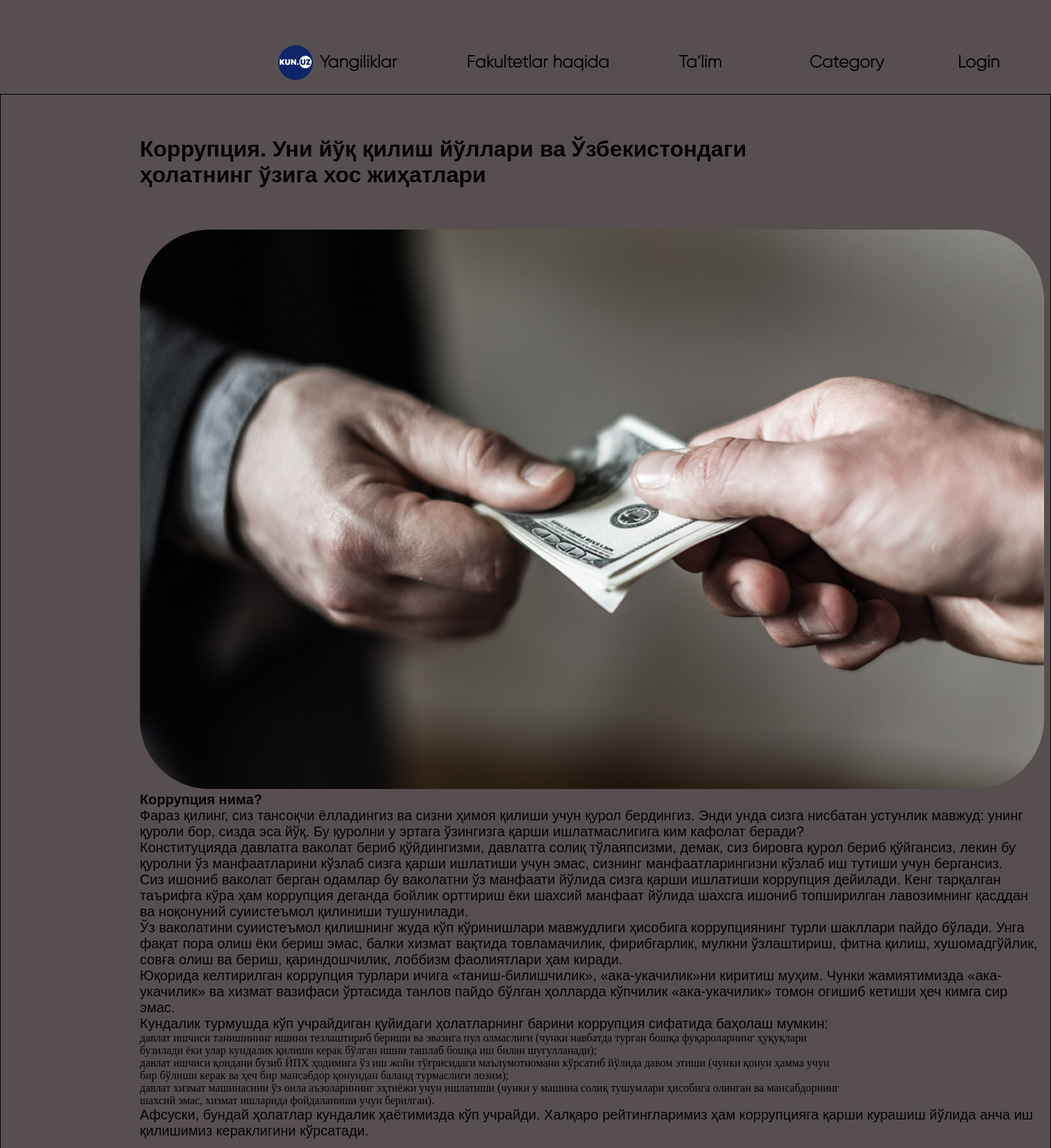
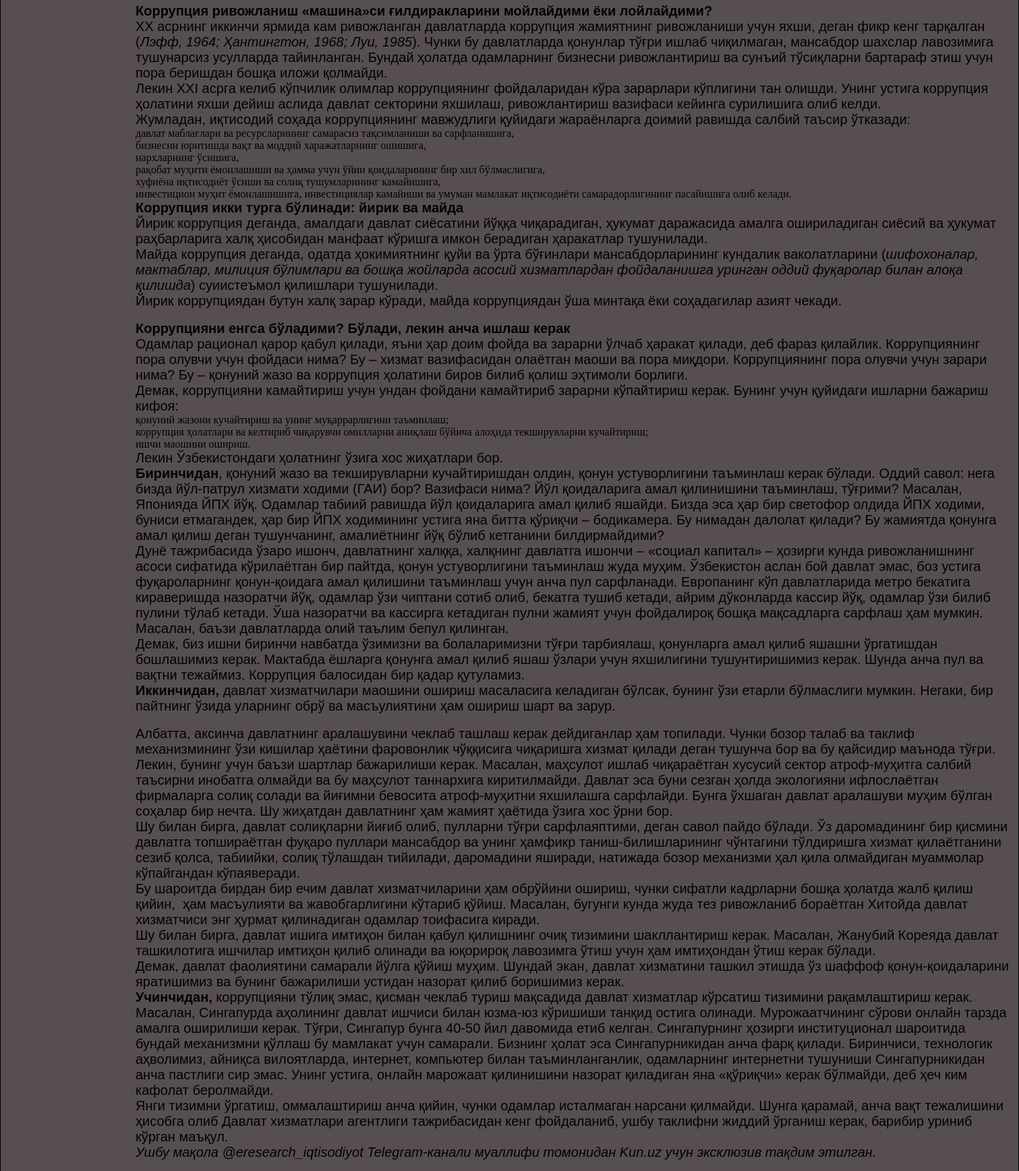
Screenshot of /article/2/ (upper part) with the database file from the repository (2 pictures, top to bottom).
### nw/models.py (models this page shows, shortened)
class PostModel(models.Model):
    title = models.CharField(max_length=255, blank=True, null=True, verbose_name="Title")
    image1 = models.ImageField(upload_to="news/", blank=True, null=True, verbose_name="Image 1")
    content1 = RichTextField(blank=True, null=True, verbose_name="Content")
    image2 = models.ImageField(upload_to="news/", blank=True, null=True, verbose_name="Image 2")
    content2 = RichTextField(blank=True, null=True, verbose_name="Content")
    image3 = models.ImageField(upload_to="news/", blank=True, null=True, verbose_name="Image 3")
    content3 = RichTextField(blank=True, null=True, verbose_name="Content")
    image4 = models.ImageField(upload_to="news/", blank=True, null=True, verbose_name="Image 4")
    content4 = RichTextField(blank=True, null=True, verbose_name="Content")
    category = models.ForeignKey(CategoryModel, on_delete=models.CASCADE, blank=True, null=True,
                                 verbose_name="Category")
    created_at = models.DateTimeField(auto_now_add=True, verbose_name="Created at")
    updated_at = models.DateTimeField(auto_now=True, verbose_name="Updated at")
    class Meta:
        verbose_name = "Post"
        verbose_name_plural = "Posts"

### nw/views.py (the view)
# urls.py: path('article/<int:pk>/', article_detail, name='article'),
def article_detail(request, pk):
    post = PostModel.objects.get(id=pk)
    categories = CategoryModel.objects.all()
    star = StarModel.objects.filter(post=pk)
    count = 0
    ball = 0
    for i in star:
        count += 1
        ball += i.num_star
    rating = 0
    if count == 0:
         rating = 0
    else:
        rating = round(ball / count)
    comment = CommentModel.objects.filter(post=pk)
    context = {
        'post': post,
        'categories': categories,
        'count': count,
        'ball': ball,
        'comment': comment,
        'rating': rating,
    }
    return render(request, 'nv/article.html', context)

### templates/nv/article.html (shortened to what this page needs)
{% load static %}
{% load crispy_forms_tags %}
<!DOCTYPE html>
<html lang="en">
<head>
    <link rel="stylesheet" href="{% static 'css/article.css' %}">
    <link rel="stylesheet" href="https://cdnjs.cloudflare.com/ajax/libs/font-awesome/4.7.0/css/font-awesome.min.css">
</head>
<body>
    <div class="menu">
        <ul>
            <li>
                <a href="{% url 'home' %}">
                    <img src="{% static 'img/idHvBLStOM.jpeg' %}" alt="">
                    <p>Yangiliklar</p>
                </a>
            </li>
            <li><a href="">Fakultetlar haqida</a></li>
            <li><a href="">Ta’lim</a></li>
            <div class="dropdown">
                <button class="dropbtn">Category</button>
            </div>
            {% if user.is_authenticated %}
                <li><a href="{% url 'logout' %}">logout</a></li>
            {% else %}
                <li><a href="{% url 'login' %}">Login</a></li>
            {% endif %}
        </ul>
    </div>
    <div class="body1">
        <h1> {{ post.title }} </h1>
        {% if post.image1 %}
            <img src="{{ post.image1.url }}" alt="">
        {% else %}
            <img src="{% static 'img/birinchi oyna orqa fon.png' %}" alt="">
        {% endif %}
        {% if post.content1 %}
            <p> {{ post.content1|safe }} </p>
        {% endif %}
        <br>
        {% if post.content2 %}
            <p> {{ post.content2|safe }} </p>
        {% endif %}
        <br>
        {% if post.content3 %}
            <p> {{ post.content3|safe }} </p>
        {% endif %}
        <br>
        {% if post.content4 %}
            <p> {{ post.content4|safe }} </p>
        {% endif %}
        <br>
        <br>
        <br>
        <br>
        <br>
        <br>
        <br>
    </div>
</body>
</html>

### static/css/article.css (style rules this page uses)
* { margin: 0; padding: 0; box-sizing: border-box; text-decoration: none; list-style: none; background-color: rgb(87, 79, 79); }
body { background-color: rgb(87, 79, 79); }
body { max-width: 1920px; background-color: #FAFDFF; }
.menu ul { display: flex; align-items: center; padding: 10px; margin: 45px 0 0 300px; }
.menu ul li:nth-child(1) a { display: flex; align-items: center; }
.menu ul li:nth-child(1) img { width: 50px; height: 50px; margin-right: 10px; border-radius: 50%; }
.menu ul li a { color: #000; font-family: Gilroy; text-align: center; font-style: normal; font-size: 24px; font-weight: 600; margin-left: 80px; padding: 10px; cursor: pointer; }
.dropbtn { background-color: rgb(87, 79, 79); color: black; font-family: Gilroy; padding: 16px; border: none; font-size: 24px; font-weight: 600; }
.dropdown { position: relative; display: inline-block; margin-left: 100px; }
.body1 { border: 1px solid black; padding-top: 40px; padding-left: 200px; padding-right: 300px; }
.body1 img { width: 1300px; border-radius: 100px; }
.body1 p { font-family:Impact, Haettenschweiler, 'Arial Narrow Bold', sans-serif; font-size: 20px; width: 1300px; }
.body1 h1 { margin-top: 20px; font-family:Impact, Haettenschweiler, 'Arial Narrow Bold', sans-serif; padding-bottom: 60px; }
a { text-decoration: none; }

### rows the page displays
PostModel: title "Коррупция. Уни йўқ қилиш йўллари ва Ўзбекистондаги ҳолатнинг ўзига хос жиҳатлари", image1 (picture), content1 "Коррупция нима? Фараз қилинг, сиз тансоқчи ёлладингиз ва сизни ҳимоя қилиши учун қурол бердингиз. Энди унда сизга нисбатан устунлик мавжуд: унинг қуроли бор, сизда эса йўқ. Бу қуролни у эртага ўзингизга қарши ишлатмаслигига ким кафолат беради? Конституцияда давлатга ваколат бериб қўйдингизми, давлатга солиқ тўлаяпсизми, демак, сиз бировга қурол бериб қўйгансиз, лекин бу қуролни ўз манфаатларини кўзлаб сизга қарши ишлатиши учун эмас, сизнинг манфаатларингизни кўзлаб иш тутиши учун бергансиз. Сиз ишониб ваколат берган одамлар бу ваколатни ўз манфаати йўлида сизга қарши ишлатиши коррупция дейилади. Кенг тарқалган таърифга кўра ҳам коррупция деганда бойлик орттириш ёки шахсий манфаат йўлида…", content2 "Коррупция ривожланиш «машина»си ғилдиракларини мойлайдими ёки лойлайдими? ХХ асрнинг иккинчи ярмида кам ривожланган давлатларда коррупция жамиятнинг ривожланиши учун яхши, деган фикр кенг тарқалган ( Лэфф, 1964; Ҳантингтон, 1968; Луи, 1985 ). Чунки бу давлатларда қонунлар тўғри ишлаб чиқилмаган, мансабдор шахслар лавозимига тушунарсиз усулларда тайинланган. Бундай ҳолатда одамларнинг бизнесни ривожлантириш ва сунъий тўсиқларни бартараф этиш учун пора беришдан бошқа иложи қолмайди. Лекин ХХI асрга келиб кўпчилик олимлар коррупциянинг фойдаларидан кўра зарарлари кўплигини тан олишди. Унинг устига коррупция ҳолатини яхши дейиш аслида давлат секторини яхшилаш, ривожлантириш вазифаси кейинга…", content3 "Коррупцияни енгса бўладими? Бўлади, лекин анча ишлаш керак Одамлар рационал қарор қабул қилади, яъни ҳар доим фойда ва зарарни ўлчаб ҳаракат қилади, деб фараз қилайлик. Коррупциянинг пора олувчи учун фойдаси нима? Бу – хизмат вазифасидан олаётган маоши ва пора миқдори. Коррупциянинг пора олувчи учун зарари нима? Бу – қонуний жазо ва коррупция ҳолатини биров билиб қолиш эҳтимоли борлиги. Демак, коррупцияни камайтириш учун ундан фойдани камайтириб зарарни кўпайтириш керак. Бунинг учун қуйидаги ишларни бажариш кифоя: қонуний жазони кучайтириш ва унинг муқаррарлигини таъминлаш; коррупция ҳолатлари ва келтириб чиқарувчи омилларни аниқлаш бўйича алоҳида текширувларни кучайтириш; ишчи маошини…", content4 "Албатта, аксинча давлатнинг аралашувини чеклаб ташлаш керак дейдиганлар ҳам топилади. Чунки бозор талаб ва таклиф механизмининг ўзи кишилар ҳаётини фаровонлик чўққисига чиқаришга хизмат қилади деган тушунча бор ва бу қайсидир маънода тўғри. Лекин, бунинг учун баъзи шартлар бажарилиши керак. Масалан, маҳсулот ишлаб чиқараётган хусусий сектор атроф-муҳитга салбий таъсирни инобатга олмайди ва бу маҳсулот таннархига киритилмайди. Давлат эса буни сезган ҳолда экологияни ифлослаётган фирмаларга солиқ солади ва йиғимни бевосита атроф-муҳитни яхшилашга сарфлайди. Бунга ўхшаган давлат аралашуви муҳим бўлган соҳалар бир нечта. Шу жиҳатдан давлатнинг ҳам жамият ҳаётида ўзига хос ўрни бор. Шу билан…"
